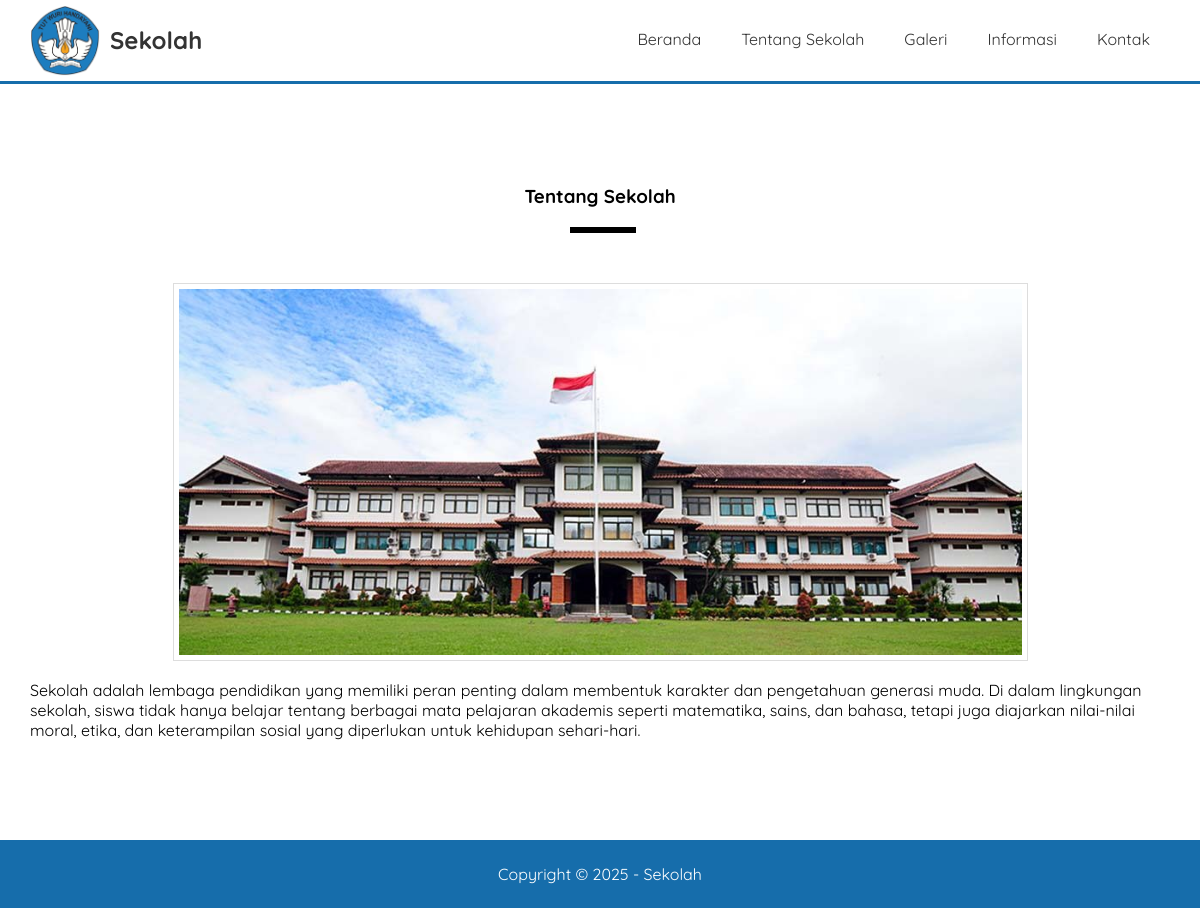
/tentang.php, run on the app's committed database.
### tables this page shows
CREATE TABLE `pengaturan` (
  `id` int(11) NOT NULL AUTO_INCREMENT,
  `nama` varchar(50) NOT NULL,
  `email` varchar(50) NOT NULL,
  `telepon` varchar(20) NOT NULL,
  `alamat` text NOT NULL,
  `logo` varchar(50) NOT NULL,
  `favicon` varchar(50) NOT NULL,
  `tentang` text NOT NULL,
  `foto_sekolah` varchar(50) NOT NULL,
  `google_maps` text NOT NULL,
  `nama_kepsek` varchar(50) NOT NULL,
  `foto_kepsek` varchar(50) NOT NULL,
  `sambutan_kepsek` text NOT NULL,
  `created_at` timestamp NOT NULL DEFAULT current_timestamp(),
  `updated_at` datetime DEFAULT NULL,
  PRIMARY KEY (`id`)
);

### tentang.php (the view)
<?php include 'header.php' ?>
<div class="section">
    <div class="container">
        <h3 class="text-center">Tentang Sekolah</h3>
        <div class="text-center" style="margin-bottom: 5px;">
            <img src="uploads/identitas/<?= $d->foto_sekolah ?>" width="75%" class="image sekolah-img">
        </div>
        <?= $d->tentang ?>
    </div>
</div>
<?php include 'footer.php' ?>

### header.php (shortened to what this page needs)
<?php
    include 'koneksi.php';
    $identitas = mysqli_query($conn, "SELECT * FROM pengaturan ORDER BY id DESC LIMIT 1");
    $d = mysqli_fetch_object($identitas);
?>
<!DOCTYPE html>
<html lang="en">
<head>
    <link rel="stylesheet" href="assets/css/style.css">
</head>
<body>
    <div class="header">
        <div class="container">
            <div class="header-logo">
                <img src="uploads/identitas/<?= $d->logo?>" width="70" alt="">
                <h2><a href="#"><?= $d->nama?></a></h2>
            </div>
            <ul class="header-menu">
                <li><a href="index.php">Beranda</a></li>
                <li><a href="tentang.php">Tentang Sekolah</a></li>
                <li><a href="galeri.php">Galeri</a></li>
                <li><a href="informasi.php">Informasi</a></li>
                <li><a href="kontak.php">Kontak</a></li>
            </ul>
        </div>
    </div>

### footer.php (shortened to what this page needs)
    <footer>
        <div class="container text-center">
            Copyright &copy; 2025 - <?= $d->nama ?>
        </div>
    </footer>
</body>
</html>

### assets/css/style.css (style rules this page uses)
* { margin: 0; padding: 0; font-family: 'Quicksand', sans-serif; box-sizing: border-box; }
a { text-decoration: none; }
.container { width: 1140px; margin: 0 auto; }
.container::after { content: ""; display: block; clear: both; }
.text-center { text-align: center !important; }
.image { border: 1px solid #dddddd; padding: 5px; }
.header { border-bottom: 3px solid #166dab; }
.header a { color: #333333; }
.header-logo { float: left; line-height: 70px; padding: 5px 0; }
.header-logo img { float: left; margin-right: 10px; }
.header-logo h2 { float: left; }
.header-menu { float: right; }
.header-menu li { float: left; list-style: none; padding: 29px 20px; }
.section { padding: 100px 0; }
.section h3 { padding-bottom: 25px; margin-bottom: 50px; position: relative; }
.section h3::after { content: ""; display: block; width: 60px; border: 3px solid; position: absolute; bottom: 0; left: calc(50% - 30px); }
.section img { margin-bottom: 10px; }
footer { padding: 24px; background-color: #166dab; color: white; }

### data on the page
pengaturan: logo (picture), nama "Sekolah", foto_sekolah (picture), tentang "Sekolah adalah lembaga pendidikan yang memiliki peran penting dalam membentuk karakter dan pengetahuan generasi muda. Di dalam lingkungan sekolah, siswa tidak hanya belajar tentang berbagai mata pelajaran akademis seperti matematika, sains, dan bahasa, tetapi juga diajarkan nilai-nilai moral, etika, dan keterampilan sosial yang diperlukan untuk kehidupan sehari-hari."
